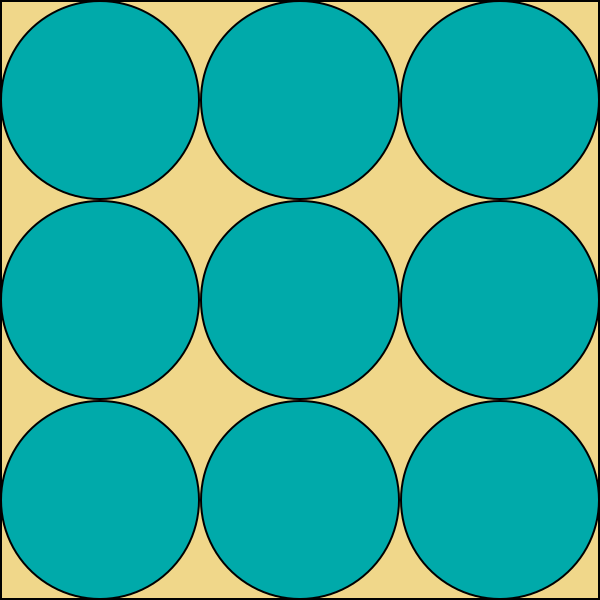
#> input picture 1.png, 1200 x 1200 px, given as the content of the folder /home/artyom/labs/bauman/1/vkr/Best, which was not available (shown at 1/2 size)
$ python new_cascade.py
#> lines starting #> are read from the running program, lines starting #| are printed output that depends on the picture; after the words box and inside, x2 and y2 are one past the last pixel; in counts of white or black regions, pixels touching at a corner belong together; pictures that were not available may be replaced by others from this repository, and a replacement may not be noted
#!/usr/bin/env python
# -*- coding: utf-8 -*-
# vim:fileencoding=utf-8

import sys
import numpy as np
import cv2 as cv
import os
import random
from datetime import datetime

import easygui
import unicodedata

import json

from os import listdir
from os.path import isfile, join

v2 = cv.CascadeClassifier('./../../cascade2.xml')
v4 = cv.CascadeClassifier('./../../cascade4.xml')
v5 = cv.CascadeClassifier('./../../cascade5.xml')
# eye_cascade = cv.CascadeClassifier('haarcascade_eye.xml')


settings_window = "findContours settings"
cv.namedWindow(settings_window, cv.WINDOW_AUTOSIZE)  # создаем окно настроек

cascade_settings_window = "haar cascade settings"
# создаем окно настроек
cv.namedWindow(cascade_settings_window, cv.WINDOW_AUTOSIZE)

# прибавка к минимальной яркости - вводится с помощью клавиш 3,4
inc = 0

settings_file = './../../settings.json'
with open(settings_file) as f:
#> (reads settings.json from the repository)
    loaded = json.load(f)


def nothing(*arg):
    pass


# ползунки минимальной и максимальной яркости
json_minV = 'minV'
json_maxV = 'maxV'
# размер ядра
json_ksize = 'ksize'

v_min_text = "minimal Brightness"
v_max_text = "maximum Brightness"
k_size_text = "kernel size"

cv.createTrackbar(v_min_text, settings_window, loaded[json_minV], 255, nothing)
cv.createTrackbar(v_max_text, settings_window, loaded[json_maxV], 255, nothing)
cv.createTrackbar(k_size_text, settings_window,
                  loaded[json_ksize], 21, nothing)


def getMinBrightness():
    return cv.getTrackbarPos(v_min_text, settings_window)


def getMaxBrightness():
    return cv.getTrackbarPos(v_max_text, settings_window)


def getKernelSize():
    return cv.getTrackbarPos(k_size_text, settings_window)


json_ktype = 'ktype'

ktype_text = "kernel type(0-rhombus, 1-square, 2-plus)"

# типы ядра
ROMB = 0
SQUARE = 1
PLUS = 22
RANDOM = 3

cv.createTrackbar(ktype_text, settings_window, loaded[json_ktype], 3, nothing)


def getKtype():
    return cv.getTrackbarPos(ktype_text, settings_window)


randomApplied = 0

# Показывать все прямоугольники(красный цвет)
json_showR = 'red_visible'
# Показывать прямоугольники с наибольшим количеством фильтров(зеленый цвет)
json_showG = 'green_visible'
# Показывать основные прямоугольники(синий цвет)
json_showB = 'blue_visible'

red_text = "Show all(red)"
blue_text = "Show filtered(blue)"
green_text = "Show hard filtered(green)"

cv.createTrackbar(red_text, settings_window, loaded[json_showR], 1, nothing)
#> slider 'Show all(red)' is set to 1
cv.createTrackbar(blue_text, settings_window, loaded[json_showB], 1, nothing)
#> slider 'Show filtered(blue)' is set to 1
cv.createTrackbar(green_text, settings_window, loaded[json_showG], 1, nothing)


def getShowRed():
    return cv.getTrackbarPos(red_text, settings_window)


def getShowBlue():
    return cv.getTrackbarPos(blue_text, settings_window)


def getShowGreen():
    return cv.getTrackbarPos(green_text, settings_window)


json_min_s = 'minS'
json_max_s = 'maxS'

min_s_text = "minimum square(* x0.01)"
max_s_text = "maximum square(* x0.1)"

cv.createTrackbar(min_s_text,
                  settings_window, loaded[json_min_s], 2000, nothing)
cv.createTrackbar(max_s_text,
                  settings_window, loaded[json_max_s], 300, nothing)


def getMinS():
    return 0.01*cv.getTrackbarPos(min_s_text, settings_window)


def getMaxS():
    return 0.1*cv.getTrackbarPos(max_s_text, settings_window)


json_deviation = 'deviation'
deviation_text = "max deviation from square (*0.1)"

cv.createTrackbar(deviation_text,
                  settings_window, loaded[json_deviation], 50, nothing)


def getDeviation():
    return 0.1*cv.getTrackbarPos(deviation_text, settings_window)


origin_text = "Show Origin"
thresh_text = "Show White-Black"
contours_text = "Show Contours"

json_origin = 'origin_show'
json_thresh = 'thresh_show'
json_contours = 'contours_show'

cv.createTrackbar(origin_text, settings_window,
                  loaded[json_origin], 1, nothing)
#> slider 'Show Origin' is set to 1
cv.createTrackbar(thresh_text, settings_window,
                  loaded[json_thresh], 1, nothing)
#> slider 'Show White-Black' is set to 1
cv.createTrackbar(contours_text, settings_window,
                  loaded[json_contours], 1, nothing)
#> slider 'Show Contours' is set to 1


def getOrigin():
    return cv.getTrackbarPos(origin_text, settings_window)


def getThresh():
    return cv.getTrackbarPos(thresh_text, settings_window)


def getCountours():
    return cv.getTrackbarPos(contours_text, settings_window)


scale_factor_text = "Scale factor"
min_neighbors_text = "Minimum neighbors"
min_size = "Minimum size "
max_size = "Maximum size "

cv.createTrackbar(scale_factor_text, cascade_settings_window, 100, 100, nothing)
cv.createTrackbar(min_neighbors_text, cascade_settings_window, 20, 30, nothing)
cv.createTrackbar(min_size, cascade_settings_window, 5, 50, nothing)
cv.createTrackbar(max_size, cascade_settings_window, 500, 500, nothing)

def getScaleFactor():
    v = 0.1*cv.getTrackbarPos(scale_factor_text, cascade_settings_window)
    if v < 1.1:
        v = 1.05
    # print("v", v)
    return v


def getMinNeighbors():
    return cv.getTrackbarPos(min_neighbors_text, cascade_settings_window)


def getMinSize():
    s = cv.getTrackbarPos(min_size, cascade_settings_window)
    return (s, s)

def getMaxSize():
    s = cv.getTrackbarPos(max_size, cascade_settings_window)
    return (s, s)


v1_text = "Show cascade, using origin photo"
v2_text = "Show cascade, using eroding photo"
v3_text = "Show cascade, using hsv photo"

cv.createTrackbar(v1_text, cascade_settings_window, 1, 1, nothing)
cv.createTrackbar(v2_text, cascade_settings_window, 1, 1, nothing)
cv.createTrackbar(v3_text, cascade_settings_window, 1, 1, nothing)


def getShowV1():
    return cv.getTrackbarPos(v1_text, cascade_settings_window)


def getShowV2():
    return cv.getTrackbarPos(v2_text, cascade_settings_window)


def getShowV3():
    return cv.getTrackbarPos(v3_text, cascade_settings_window)


'''
# Показывать все прямоугольники(рыжий цвет)
json_showO = 'orange_visible'
# Показывать прямоугольники с наибольшим количеством фильтров(зеленый цвет)
json_showW = 'white_visible'
# Показывать основные прямоугольники(синий цвет)
json_showB = 'yellow_visible'

red_text = "Show all(red)"
blue_text = "Show filtered(blue)"
green_text = "Show hard filtered(green)"

cv.createTrackbar(red_text, settings_window, loaded[json_showR], 1, nothing)
cv.createTrackbar(blue_text, settings_window, loaded[json_showB], 1, nothing)
cv.createTrackbar(green_text, settings_window, loaded[json_showG], 1, nothing)


def getShowRed():
    return cv.getTrackbarPos(red_text, settings_window)


def getShowBlue():
    return cv.getTrackbarPos(blue_text, settings_window)


def getShowGreen():
    return cv.getTrackbarPos(green_text, settings_window)
'''

# json_min_s = 'minS'
# json_max_s = 'maxS'

# min_s_text = "minimum square(* x0.01)"
# max_s_text = "maximum square(* x0.1)"

# cv.createTrackbar(min_s_text,
#                   settings_window, loaded[json_min_s], 2000, nothing)
# cv.createTrackbar(max_s_text,
#                   settings_window, loaded[json_max_s], 300, nothing)


# Цвета
RED = (0, 0, 255)
BLUE = (255, 0, 0)
GREEN = (0, 255, 0)

COLOR_V1 = (79, 39, 171)  # Амарантово-пурпурный
COLOR_V2 = (187, 156, 241)# Амарантовый
COLOR_V3 = (212, 255, 127)# Аквамариновый
COLOR_V4 = (177, 206, 251)# Абрикосовый

# [5 lines left out: function filterLight, not called in this run]


def canShow(color):
    return (color == RED and getShowRed()) or (color == GREEN and getShowGreen()) or (color == BLUE and getShowBlue())


# [10 lines left out: function draw, not called in this run]

def usualKernel(ksize):
    return np.ones((ksize, ksize), np.uint8)


# [29 lines left out: functions rombKernel, krestKernel, not called in this run]


def drawOrigin(frame):
    if getOrigin():
        cv.imshow("origin", frame)
    else:
        cv.destroyWindow("origin")


# [15 lines left out: functions drawThresh, drawCountours, not called in this run]


def drawCascade(img, boxes, color):
    for (x, y, w, h) in boxes:
        cv.rectangle(img, (x, y), (x+w, y+h), color, 2)

    if len(img) > 0:
        cv.imshow('img', img)
    else:
        print("no image")


# [15 lines left out: function loadDefault, not called in this run]


def getConfigFilename(configsPath, onlyfiles, index):
    return configsPath + "/"+onlyfiles[index].split(".")[0]+".json"


pathImage = ""
newPathConfig = ""

def saveAndLoad(needSave, configsPath, onlyfiles, index):
    global pathImage
    global newPathConfig

    print("path", imagesPath + "/" + onlyfiles[index])
    pathImage = imagesPath + "/" + onlyfiles[index]
    newPathConfig = getConfigFilename(configsPath, onlyfiles, index)

    return pathImage


# [18 lines left out: function loadMeta, not called in this run]


def round(configsPath, frame, file_list, index):
#> called with index = 0
    pathImage = saveAndLoad(False, configsPath, file_list, index)
    if len(frame) == 0:
        frame = cv.imread(pathImage, 0)
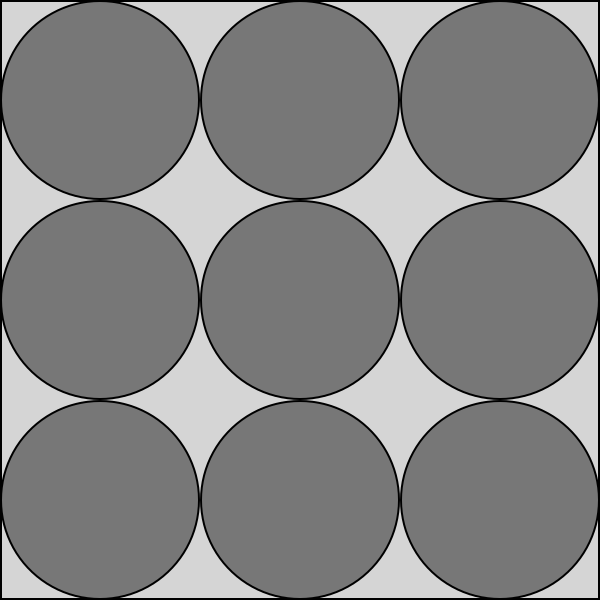
#> frame: shape (1200, 1200) (shown at 1/2 size); min 0, max 213, mean 133.1
    boxes = v2.detectMultiScale(frame, scaleFactor=getScaleFactor(),
                                minNeighbors=getMinNeighbors(),
                                minSize=getMinSize(),
                                maxSize=getMaxSize())
#> boxes = 48 rows, first 6: [70, 39, 20, 20], [300, 30, 20, 20], [470, 39, 20, 20], [700, 30, 20, 20], [870, 39, 20, 20], [1100, 30, 20, 20]
    return pathImage, frame, boxes


imagesPath = "/home/artyom/labs/bauman/1/vkr/Best"
savingPath = "/home/artyom/labs/bauman/1/vkr/Good"
configsPath = "/home/artyom/labs/bauman/1/vkr/output/configuration"

if __name__ == "__main__":
    print(__doc__)

    onlyfiles = [f for f in listdir(imagesPath) if isfile(join(imagesPath, f))]
    index = 0

    pathImage, frame, boxes = round(configsPath, [], onlyfiles, index)

    while True:
        pathImage, frame, boxes = round(configsPath, [], onlyfiles, index)

        drawOrigin(frame)
        ksize = getKernelSize()
        kernel = usualKernel(ksize)
        if getKtype() == PLUS:
            kernel = krestKernel(ksize)
        elif getKtype() == ROMB:
            kernel = rombKernel(ksize)

        img_erode = cv.erode(frame, kernel, iterations=2)
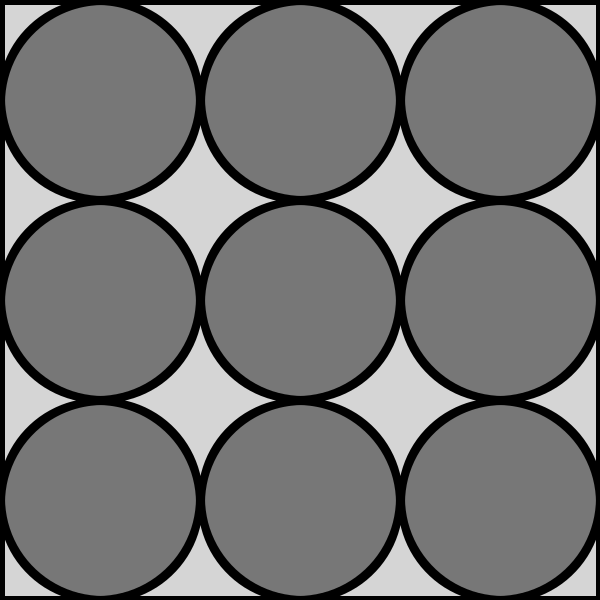
#> img_erode: shape (1200, 1200) (shown at 1/2 size); min 0, max 213, mean 116.5

        # параметры цветового фильтра
        hsv_min = np.array((0, 0, inc + getMinBrightness()), np.uint8)
        # экспериментальным путем получено 71
        hsv_max = np.array((255, 255, getMaxBrightness()), np.uint8)

        hsvPath = os.path.join(
            "/home/artyom/labs/bauman/1/vkr/output/1", "1.jpg")
        cv.imwrite(hsvPath, img_erode)

        new_img = cv.imread(hsvPath)
#> new_img: shape (1200, 1200, 3); min 0, max 221, mean 116.6
        # меняем цветовую модель с BGR на HSV
        hsv = cv.cvtColor(new_img, cv.COLOR_BGR2HSV)
#> hsv: shape (1200, 1200, 3); mean H, S, V 0, 0, 116.6

        _, _, boxes1 = round(configsPath, img_erode, onlyfiles, index)
#> in round (call 3), `boxes = v2.detectMultiScale(frame, scaleFactor=getScaleFactor(), minNe..`: boxes = 36 rows, first 6: [317, 34, 20, 20], [717, 34, 20, 20], [1117, 34, 20, 20], [56, 43, 20, 20], [456, 43, 20, 20], [856, 43, 20, 20]
#> boxes1 has the same summary as boxes in round

        _, _, boxes2 = round(configsPath, hsv, onlyfiles, index)
#> in round (call 4), `boxes = v2.detectMultiScale(frame, scaleFactor=getScaleFactor(), minNe..`: boxes = 36 rows, first 6: [314, 30, 20, 20], [714, 30, 20, 20], [1114, 30, 20, 20], [56, 43, 20, 20], [456, 43, 20, 20], [856, 43, 20, 20]
#> boxes2 has the same summary as boxes in round

        frame = cv.imread(pathImage)
#> frame is the input picture: shape (1200, 1200, 3); mean B, G, R 156.2, 171.9, 48.8
        if getShowV1():
            drawCascade(frame, boxes, COLOR_V1)
#> the loop in drawCascade, `for (x, y, w, h) in boxes:` made 48 passes
#> (x, y, w, h) on passes 1 to 12: (70, 39, 20, 20), (300, 30, 20, 20), (470, 39, 20, 20), (700, 30, 20, 20), (870, 39, 20, 20), (1100, 30, 20, 20), (297, 346, 20, 20), (697, 346, 20, 20), (1097, 346, 20, 20), (102, 361, 20, 20), (502, 361, 20, 20), (902, 361, 20, 20)
#> after the loop in drawCascade, `for (x, y, w, h) in boxes:`:
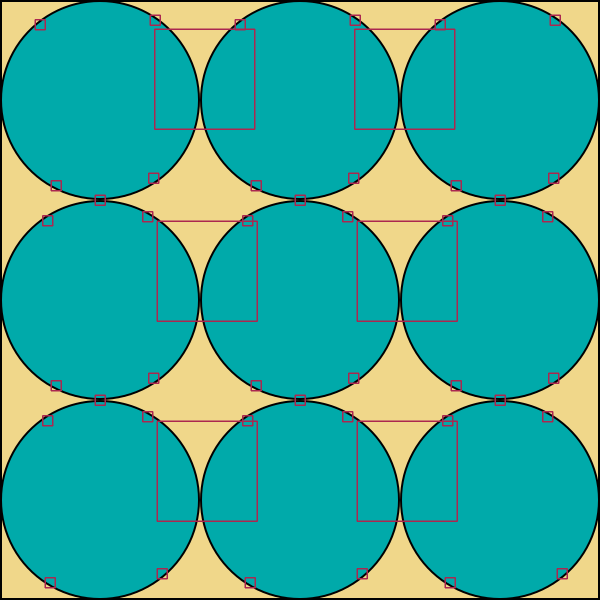
#> img: shape (1200, 1200, 3) (shown at 1/2 size); mean B, G, R 155.1, 169.8, 50.9
        if getShowV2():
            drawCascade(frame, boxes1, COLOR_V2)
#> call 2 of drawCascade, with boxes = array of shape (36, 4), color = (187, 156, 241)
#> the loop in drawCascade (call 2), `for (x, y, w, h) in boxes:` made 36 passes
#> (x, y, w, h) on passes 1 to 12: (317, 34, 20, 20), (717, 34, 20, 20), (1117, 34, 20, 20), (56, 43, 20, 20), (456, 43, 20, 20), (856, 43, 20, 20), (190, 361, 20, 20), (590, 361, 20, 20), (990, 361, 20, 20), (74, 432, 20, 20), (303, 425, 20, 20), (474, 432, 20, 20)
#> after the loop in drawCascade (call 2), `for (x, y, w, h) in boxes:`:
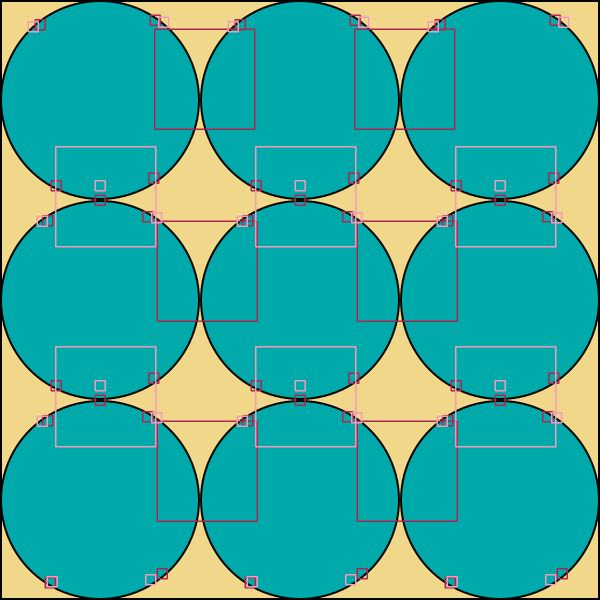
#> img: shape (1200, 1200, 3) (shown at 1/2 size); 1.48% of pixels changed, all inside (x1, y1, x2, y2) = (55, 33, 1139, 1175)
        if getShowV3():
            drawCascade(frame, boxes2, COLOR_V3)
#> call 3 of drawCascade, with boxes = array of shape (36, 4), color = (212, 255, 127)
#> the loop in drawCascade (call 3), `for (x, y, w, h) in boxes:` made 36 passes
#> (x, y, w, h) on passes 1 to 12: (314, 30, 20, 20), (714, 30, 20, 20), (1114, 30, 20, 20), (56, 43, 20, 20), (456, 43, 20, 20), (856, 43, 20, 20), (191, 361, 20, 20), (591, 361, 20, 20), (991, 361, 20, 20), (73, 432, 20, 20), (299, 422, 20, 20), (473, 432, 20, 20)
#> after the loop in drawCascade (call 3), `for (x, y, w, h) in boxes:`:
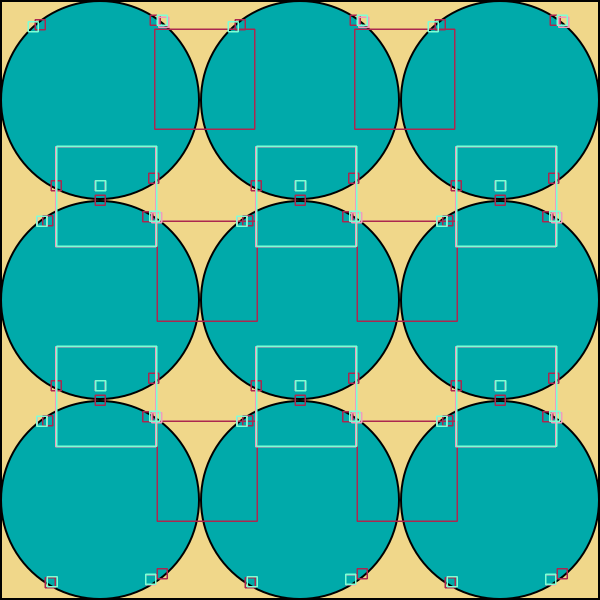
#> img: shape (1200, 1200, 3) (shown at 1/2 size); 1.48% of pixels changed, all inside (x1, y1, x2, y2) = (55, 29, 1136, 1175)

        # path = os.path.join("/home/artyom/labs/bauman/vkr/output/2", "1.jpg")
        # cv.imwrite(path, thresh)

        ch = cv.waitKey(5)
#> (key Esc is pressed here)
        print("ch", ch)  # 13 81 83
#| ch 27

        if ch == 49:
            if index > 0:
                print("index", index, len(onlyfiles))
                index -= 1
                cv.destroyWindow(pathImage)
                pathImage, frame, boxes = round(configsPath, [], onlyfiles, index)
        elif ch == 50:
            if index < len(onlyfiles) - 1:
                print("index", index, len(onlyfiles))
                index += 1
                cv.destroyWindow(pathImage)
                pathImage, frame, boxes = round(configsPath, [], onlyfiles, index)

        if ch == 27:
            break

    cv.destroyAllWindows()
